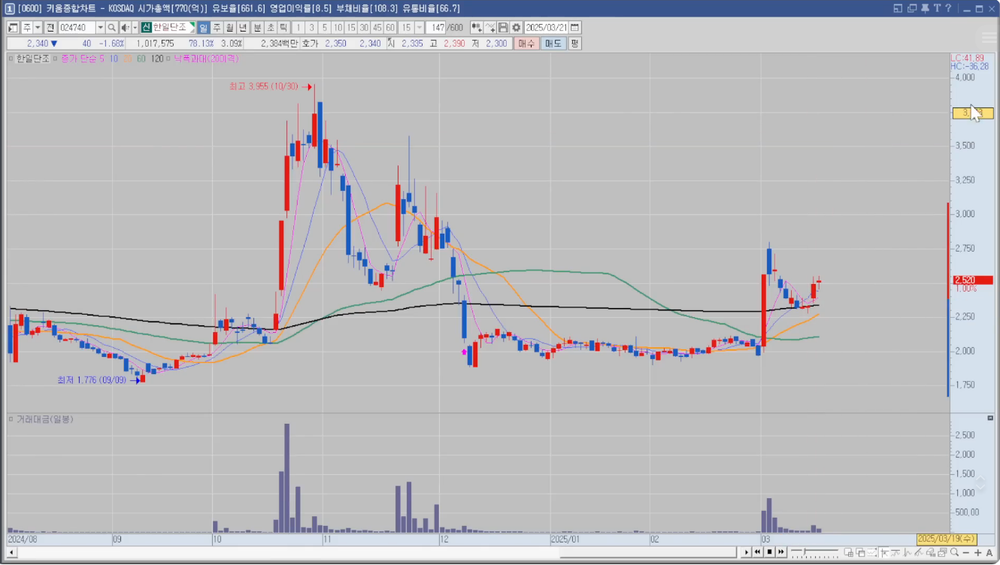
#> input picture examples/sample_daily_screen.png, 1000 x 565 px, shrunk from 1330 x 752 before the run
$ python cv_breakout.py ../examples/sample_daily_screen.png
#> lines starting #> are read from the running program, lines starting #| are printed output that depends on the picture; after the words box and inside, x2 and y2 are one past the last pixel; in counts of white or black regions, pixels touching at a corner belong together
"""OpenCV로 '물량 털기'(가격 상승 + 거래량 폭증) 캔들 구간을 직접 검출.

키움 종합차트(상단 캔들+이동평균선, 하단 거래대금 막대) 캡처 화면을
전제로 색상 기반 검출을 한다. LLM 호출 없이 결정론적으로 동작한다.

색상(이 사용자의 캡처 화면에서 실측):
  - 양봉(빨강): RGB 약 (216-230, 20-30, 10-25)
  - 음봉(파랑): RGB 약 (10-40, 80-95, 165-195)
  - 거래대금 막대(보라): RGB 약 (95-115, 90-105, 130-150) — 테마에 따라
    분홍/마젠타(RGB 약 255,0,255)로 나오는 경우도 있어서 같이 인식한다.
  - 이동평균선(분홍5/파랑10/주황20/초록60/검정120)은 1~2px로 얇아서
    가로 방향 모폴로지 오프닝으로 제거하고 두꺼운 캔들 몸통/막대만 남긴다.
"""

import statistics
from dataclasses import dataclass
from typing import List, Optional, Tuple

import cv2
import numpy as np
from PIL import Image, ImageDraw, ImageFont

KOREAN_FONT_PATH = "C:/Windows/Fonts/malgun.ttf"
_FONT_CACHE = {}


# [8 lines left out: function _get_font, not called in this run]


def _median(values: List[float]) -> float:
    return statistics.median(values) if values else 0.0

# --- 색상 범위 (BGR, cv2 기본 채널 순서) ---
RED_LOWER = np.array([0, 0, 140])
RED_UPPER = np.array([70, 70, 255])

BLUE_LOWER = np.array([140, 50, 0])
BLUE_UPPER = np.array([220, 130, 70])

PURPLE_LOWER = np.array([120, 80, 85])
PURPLE_UPPER = np.array([170, 120, 130])

# 거래대금 막대가 보라색 대신 분홍/마젠타(255,0,255)로 나오는 테마(예: "정배열" 등
# 다른 화면 구성)도 있어서, 거래량 막대는 두 색 범위를 OR로 합쳐서 찾는다.
PINK_LOWER = np.array([200, 0, 200])
PINK_UPPER = np.array([255, 90, 255])

OPEN_KERNEL = cv2.getStructuringElement(cv2.MORPH_RECT, (3, 1))  # 얇은 이평선 제거용
MIN_CANDLE_WIDTH = 3  # 이보다 얇은 색상 그룹은 텍스트/노이즈로 간주해 제외


@dataclass
class Candle:
    index: int
    x_start: int
    x_end: int
    color: str  # "up" | "down"
    range_top: int
    range_bottom: int
    body_top: int
    body_bottom: int

    @property
    def range_height(self) -> int:
        return self.range_bottom - self.range_top + 1

    @property
    def body_height(self) -> int:
        return max(self.body_bottom - self.body_top + 1, 1)


@dataclass
class BreakoutSignal:
    candle_index: int
    total_candles: int
    volume_height: float
    volume_baseline: float
    volume_ratio: float
    body_height: float
    body_baseline: float
    body_ratio: float

    @property
    def position_desc(self) -> str:
        frac = self.candle_index / max(self.total_candles - 1, 1)
        if frac > 0.8:
            return "최근"
        if frac > 0.4:
            return "중간"
        return "과거"


def _remove_horizontal_lines(mask: np.ndarray, max_row_frac: float = 0.3) -> np.ndarray:
    """전체 폭의 상당 부분을 가로지르는 행(예: 현재가 기준선처럼 캔들과
    같은 색으로 그려지는 수평 참조선)을 지운다.

    캔들 하나하나는 몇 px 폭이라 아무리 밀집해도 한 행이 전체 폭의
    max_row_frac 이상을 채우는 일은 없다 — 그 이상이면 수평선으로 보고
    그 행 전체를 비운다.
    """
    width = mask.shape[1]
    row_counts = (mask > 0).sum(axis=1)
    bad_rows = row_counts > width * max_row_frac
    if bad_rows.any():
        mask = mask.copy()
        mask[bad_rows] = 0
    return mask


def _mask(img_bgr: np.ndarray, lower: np.ndarray, upper: np.ndarray) -> np.ndarray:
    mask = cv2.inRange(img_bgr, lower, upper)
    mask = _remove_horizontal_lines(mask)
    return cv2.morphologyEx(mask, cv2.MORPH_OPEN, OPEN_KERNEL)


def _volume_mask(img_bgr: np.ndarray) -> np.ndarray:
    """거래대금 막대 색상은 테마에 따라 보라색 또는 분홍/마젠타로 나온다 —
    두 범위를 OR로 합쳐서 찾는다."""
    mask = cv2.inRange(img_bgr, PURPLE_LOWER, PURPLE_UPPER) | cv2.inRange(
        img_bgr, PINK_LOWER, PINK_UPPER
    )
    mask = _remove_horizontal_lines(mask)
    return cv2.morphologyEx(mask, cv2.MORPH_OPEN, OPEN_KERNEL)


# [5 lines left out: function _mask_bounds, not called in this run]


def _find_dense_band(mask: np.ndarray, merge_gap: int = 8) -> Tuple[int, int]:
    """캔들 창/거래량 창처럼 픽셀이 밀집된 y축 구간을 찾는다.

    툴바 아이콘, 상단 시세 배지, 우측 축 숫자 등 화면 다른 곳의 같은 색
    잔여 픽셀 때문에 mask 전체의 min/max만 쓰면 창 경계가 어긋난다. 픽셀이
    있는 row들을 구간으로 묶되(merge_gap 이하 간격은 이어붙임), 그중
    세로로 가장 길게 이어지는 구간을 실제 차트/거래량 창으로 판단한다
    (툴바 아이콘 등은 짧고 굵게, 차트는 얇고 길게 분포하기 때문).
    """
    row_has_pixel = (mask > 0).any(axis=1)
    runs = []
    y = 0
    h = len(row_has_pixel)
    while y < h:
        if row_has_pixel[y]:
            start = y
            while y < h and row_has_pixel[y]:
                y += 1
            runs.append([start, y - 1])
        else:
            y += 1

    if not runs:
        raise ValueError("색상 마스크에서 유효한 구간을 찾지 못했습니다.")

    merged = [runs[0]]
    for s, e in runs[1:]:
        if s - merged[-1][1] <= merge_gap:
            merged[-1][1] = e
        else:
            merged.append([s, e])

    best = max(merged, key=lambda r: r[1] - r[0])
    return best[0], best[1]


def segment_candles(red_mask: np.ndarray, blue_mask: np.ndarray) -> List[Candle]:
    candle_mask = (red_mask > 0) | (blue_mask > 0)
    col_has_pixel = candle_mask.any(axis=0)

    groups: List[Tuple[int, int]] = []
    x = 0
    w = len(col_has_pixel)
    while x < w:
        if col_has_pixel[x]:
            start = x
            while x < w and col_has_pixel[x]:
                x += 1
            groups.append((start, x - 1))
        else:
            x += 1

    candles = []
    for x0, x1 in groups:
        if x1 - x0 + 1 < MIN_CANDLE_WIDTH:
            continue  # 이평선/텍스트 잔여 노이즈 제거
        seg_red = red_mask[:, x0 : x1 + 1] > 0
        seg_blue = blue_mask[:, x0 : x1 + 1] > 0
        red_count = int(seg_red.sum())
        blue_count = int(seg_blue.sum())
        color = "up" if red_count >= blue_count else "down"
        seg = seg_red if color == "up" else seg_blue

        rows_any = seg.any(axis=1)
        ys = np.where(rows_any)[0]
        if len(ys) == 0:
            continue
        range_top, range_bottom = int(ys.min()), int(ys.max())

        width = x1 - x0 + 1
        row_widths = seg.sum(axis=1)
        body_rows = np.where(row_widths >= max(width * 0.6, 1))[0]
        if len(body_rows):
            body_top, body_bottom = int(body_rows.min()), int(body_rows.max())
        else:
            body_top, body_bottom = range_top, range_bottom

        candles.append(
            Candle(
                index=len(candles),
                x_start=x0,
                x_end=x1,
                color=color,
                range_top=range_top,
                range_bottom=range_bottom,
                body_top=body_top,
                body_bottom=body_bottom,
            )
        )
    return candles


def volume_heights_for_candles(
    purple_mask: np.ndarray, candles: List[Candle], baseline_y: int
) -> List[int]:
    heights = []
    for c in candles:
        seg = purple_mask[:, c.x_start : c.x_end + 1] > 0
        ys = np.where(seg.any(axis=1))[0]
        if len(ys) == 0:
            heights.append(0)
        else:
            heights.append(int(baseline_y - ys.min()))
    return heights


def detect_breakouts(
    colors: List[str],
    body_heights: List[float],
    volumes: List[float],
    lookback: int = 20,
    volume_ratio_threshold: float = 3.0,
    min_volume: float = 0,
    min_body_ratio: float = 1.5,
) -> List[BreakoutSignal]:
    """가격 상승(양봉) + 거래량이 직전 lookback개 대비 크게 튄 지점을 찾는다.

    픽셀 높이든(이미지) 실제 원화 거래대금이든(캔들 데이터) 같은 로직으로
    쓸 수 있도록 단위에 무관한 숫자 리스트를 입력으로 받는다.

    직전 구간의 '평균'이 아니라 '중앙값'을 기준으로 삼는다 — 겹쳐 있는
    다른 스파이크 하나 때문에 평균이 끌어올려져서 바로 다음 스파이크를
    놓치는 걸 막기 위함이다. 조용한 구간(거래량이 계속 0에 가까움) 뒤에
    갑자기 터지는, 가장 전형적인 경우도 잡을 수 있도록 중앙값에 최소
    바닥값(1.0)을 둔다.
    """
    signals = []
    n = len(colors)

    for i in range(n):
        if colors[i] != "up":
            continue
        if volumes[i] < min_volume:
            continue

        window_start = max(0, i - lookback)
        prior_vols = volumes[window_start:i]
        if not prior_vols:
            continue
        vol_baseline = max(_median(prior_vols), 1.0)
        vol_ratio = volumes[i] / vol_baseline
        if vol_ratio < volume_ratio_threshold:
            continue

        prior_bodies = [body_heights[j] for j in range(window_start, i) if body_heights[j] > 0]
        body_baseline = sum(prior_bodies) / len(prior_bodies) if prior_bodies else 1.0
        body_ratio = body_heights[i] / body_baseline if body_baseline else 0.0
        if body_ratio < min_body_ratio:
            continue  # 거래량만 튀고 가격 상승폭 자체는 평소 수준 이하인 경우 제외

        signals.append(
            BreakoutSignal(
                candle_index=i,
                total_candles=n,
                volume_height=volumes[i],
                volume_baseline=vol_baseline,
                volume_ratio=vol_ratio,
                body_height=body_heights[i],
                body_baseline=body_baseline,
                body_ratio=body_ratio,
            )
        )
    return signals


def _refine_wicks(
    candles: List[Candle],
    img: np.ndarray,
    band_top: int,
    band_bottom: int,
    threshold: float = 18.0,
) -> None:
    """윗꼬리/아랫꼬리 복원 — 색상이 아니라 '밝기'로 찾는다.

    처음엔 색상 마스크(오프닝 안 한 원본)로 꼬리를 복원해봤는데, 실제로는
    꼬리 선이 안티에일리어싱 때문에 몸통 채우기 색보다 훨씬 옅게(회색
    배경에 가깝게) 렌더링돼서 엄격한 색상 임계값을 통과하지 못하는 경우가
    많았다. 대신 몸통 색과 무관하게, 배경보다 확실히 어두운 픽셀이 있는
    동안 몸통 위/아래로 계속 늘려가는 방식으로 찾는다 — 이 좁은 x 범위
    (캔들 폭)에서만 스캔하므로 다른 캔들/이평선이 섞여 들어올 위험이 작고,
    배경 밝기로 돌아오면 바로 멈추므로 근처를 지나는 이평선까지 이어붙는
    것도 막는다.
    """
    gray = img.mean(axis=2)
    bg_level = float(np.median(gray[band_top : band_bottom + 1, :]))

    for c in candles:
        col = gray[:, c.x_start : c.x_end + 1]
        # 평균이 아니라 최솟값 — 꼬리는 캔들 폭 안에서 1~2px만 차지해서,
        # 나머지 배경 픽셀과 평균 내면 신호가 묻힌다.

        y = c.body_top
        while y - 1 >= band_top and bg_level - col[y - 1].min() >= threshold:
            y -= 1
        c.range_top = min(c.range_top, y)

        y = c.body_bottom
        while y + 1 <= band_bottom and bg_level - col[y + 1].min() >= threshold:
            y += 1
        c.range_bottom = max(c.range_bottom, y)


def analyze_image_array(
    img: np.ndarray, lookback: int = 20, volume_ratio_threshold: float = 3.0
) -> Tuple[List[Candle], List[int], List[BreakoutSignal], np.ndarray, int]:
    red_mask_full = _mask(img, RED_LOWER, RED_UPPER)
    blue_mask_full = _mask(img, BLUE_LOWER, BLUE_UPPER)
    purple_mask_full = _volume_mask(img)

    vol_top, vol_bottom = _find_dense_band(purple_mask_full)
    candle_top, candle_bottom = _find_dense_band(red_mask_full | blue_mask_full)

    # 창 밖(툴바/축 라벨 등) 잔여 픽셀이 컬럼 분리에 섞이지 않도록 해당 창 범위로 마스크를 제한
    red_mask = np.zeros_like(red_mask_full)
    blue_mask = np.zeros_like(blue_mask_full)
    purple_mask = np.zeros_like(purple_mask_full)
    red_mask[candle_top : candle_bottom + 1] = red_mask_full[candle_top : candle_bottom + 1]
    blue_mask[candle_top : candle_bottom + 1] = blue_mask_full[candle_top : candle_bottom + 1]
    purple_mask[vol_top : vol_bottom + 1] = purple_mask_full[vol_top : vol_bottom + 1]

    baseline_y = vol_bottom

    candles = segment_candles(red_mask, blue_mask)
    _refine_wicks(candles, img, candle_top, candle_bottom)

    volumes = volume_heights_for_candles(purple_mask, candles, baseline_y)
    signals = detect_breakouts(
        [c.color for c in candles],
        [c.body_height for c in candles],
        volumes,
        lookback,
        volume_ratio_threshold,
        min_volume=8,  # 이 정도보다 얇은 막대는 픽셀 노이즈로 간주
    )

    return candles, volumes, signals, img, baseline_y


def analyze_image(
    image_path: str, lookback: int = 20, volume_ratio_threshold: float = 3.0
) -> Tuple[List[Candle], List[int], List[BreakoutSignal], np.ndarray, int]:
#> called with image_path = '../examples/sample_daily_screen.png', lookback = 20, volume_ratio_threshold = 3
    img = cv2.imread(image_path)
#> img is the input picture: shape (565, 1000, 3); mean B, G, R 191.6, 188.4, 188.4
    if img is None:
        raise FileNotFoundError(f"이미지를 읽을 수 없습니다: {image_path}")
    return analyze_image_array(img, lookback, volume_ratio_threshold)
#> in _mask, `mask = cv2.inRange(img_bgr, lower, upper)`:
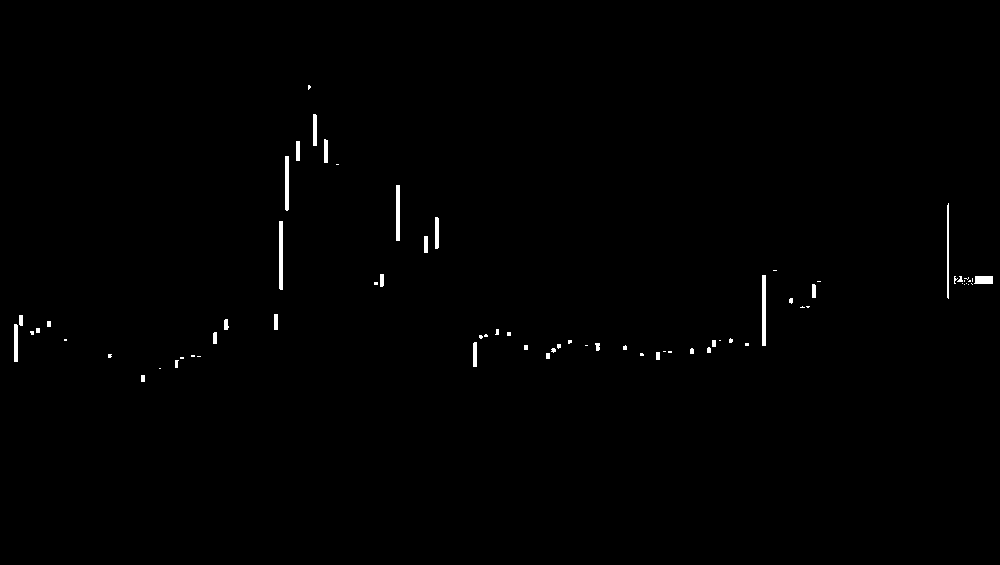
#> mask: shape (565, 1000); 0.53% white; 71 white regions (39 under 20 px), largest, box (x1, y1, x2, y2) and area: (762, 275, 766, 346) 284, (279, 221, 283, 290) 275, (396, 185, 400, 241) 224
#> in _remove_horizontal_lines, `row_counts = (mask > 0).sum(axis=1)`: row_counts = 565 values, max 48 at index 281, min 0 at index 0, mean 5.35
#> in _mask (call 2), `mask = cv2.inRange(img_bgr, lower, upper)`:
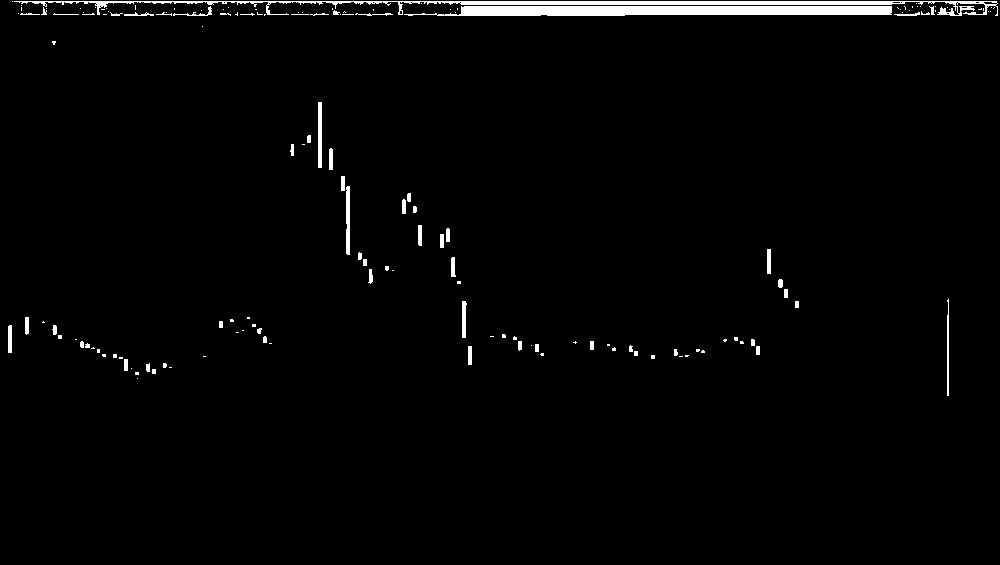
#> mask: shape (565, 1000); 1.9% white; 155 white regions (99 under 20 px), largest, box (x1, y1, x2, y2) and area: (404, 6, 892, 16) 4122, (14, 1, 998, 16) 3326, (346, 186, 350, 255) 268
#> call 2 of _remove_horizontal_lines, with max_row_frac = 0.3
#> in _remove_horizontal_lines (call 2), `row_counts = (mask > 0).sum(axis=1)`: row_counts = 565 values, max 984 at index 1, min 0 at index 0, mean 19.42
#> in _remove_horizontal_lines (call 2), `mask[bad_rows] = 0`:
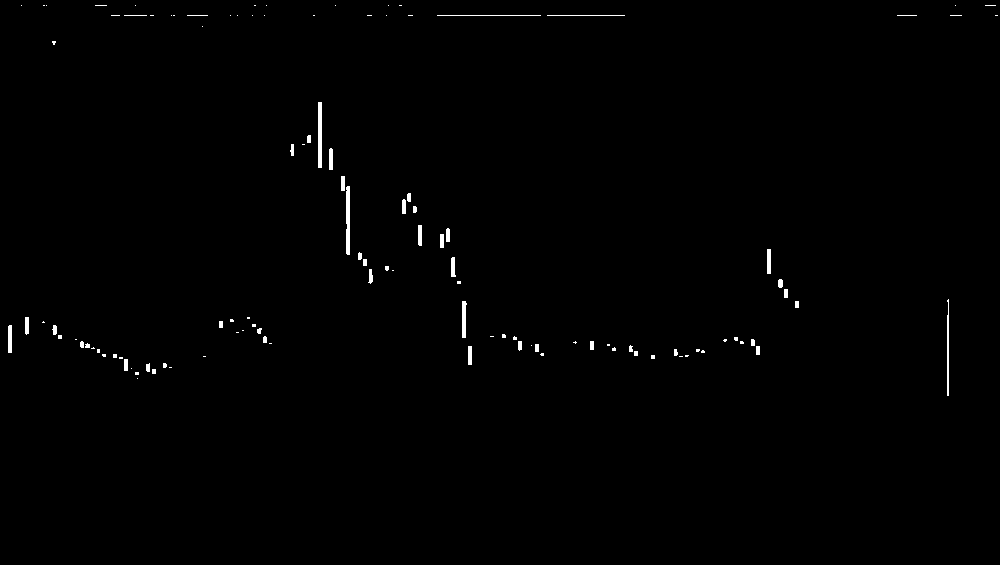
#> mask: shape (565, 1000); 0.57% white; 115 white regions (68 under 20 px), largest, box (x1, y1, x2, y2) and area: (346, 186, 350, 255) 268, (318, 102, 322, 168) 264, (947, 299, 949, 396) 180
#> in _volume_mask, `mask = cv2.inRange(img_bgr, PURPLE_LOWER, PURPLE_UPPER) | cv2.inRange(..`:
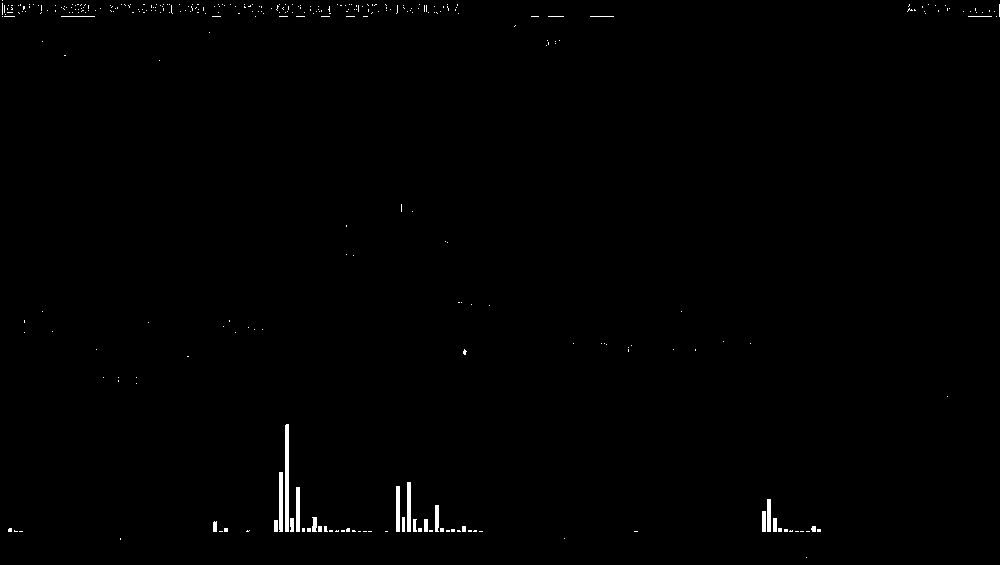
#> mask: shape (565, 1000); 0.53% white; 327 white regions (305 under 20 px), largest, box (x1, y1, x2, y2) and area: (285, 424, 289, 532) 431, (279, 472, 283, 532) 239, (407, 482, 411, 532) 200
#> in _volume_mask, `return cv2.morphologyEx(mask, cv2.MORPH_OPEN, OPEN_KERNEL)`:
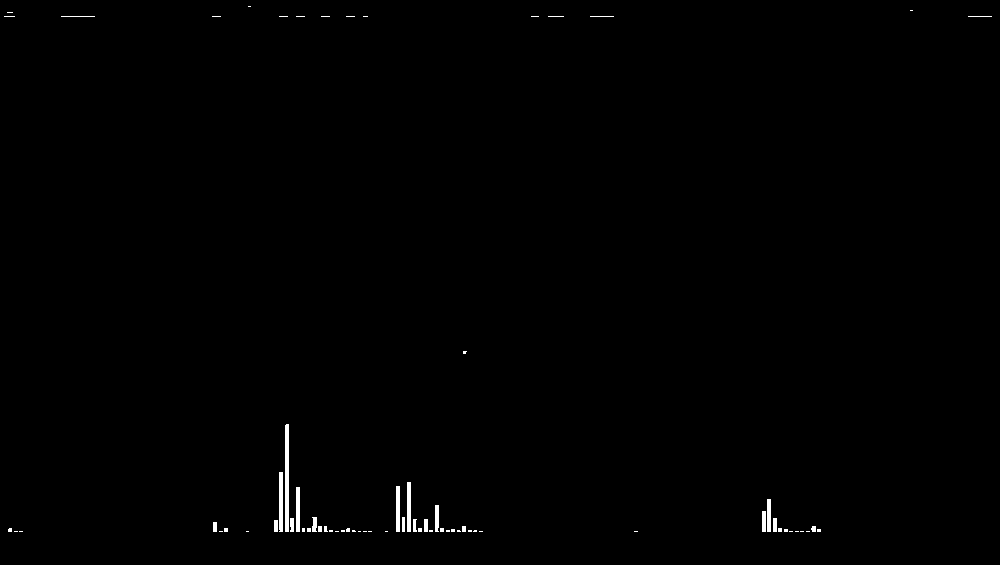
#> returned value: shape (565, 1000); 0.44% white; 70 white regions (48 under 20 px), largest, box (x1, y1, x2, y2) and area: (285, 424, 289, 532) 431, (279, 472, 283, 532) 239, (407, 482, 411, 532) 200
#> in _find_dense_band, `h = len(row_has_pixel)`: h = 565
#> (the rest of the program and of its run is left out)
